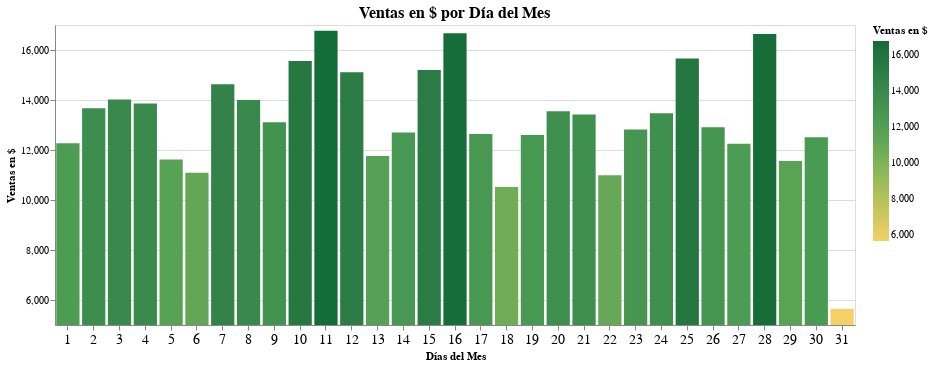

This figure's notebook cell:
### Code cell
barras = alt.Chart(df_ventas_ag).mark_bar().encode(
                x=alt.X('dia_mes:O', title='Días del Mes', axis = alt.Axis(labelAngle=0, labelFontSize=14)),
                y=alt.Y('sum(monto_dolar):Q', title = 'Ventas en $', scale=alt.Scale(zero=False), 
                  axis = alt.Axis(grid=True, titleAnchor='middle', titleAngle = 270, labelFontSize=10)),
                color=alt.Color(
                    'sum(monto_dolar):Q', scale=alt.Scale(scheme='goldgreen'), title='Ventas en $'),
                tooltip=[
                    alt.Tooltip('dia_mes:O', title='Día'),
                    alt.Tooltip('sum(monto_dolar):Q', title='Ventas en $')],
                ).properties(title='Ventas en $ por Día del Mes',
                             width=800, 
                             height=300
                ).configure_title(
                    fontSize = 16,
                    anchor = 'middle'
                ).interactive()
barras

### Figure 1 — Vega-Lite specification as saved in the notebook (floating-point values rounded to 4 significant figures; data arrays with more than 128 entries replaced by an {"elided": "..."} marker saying what was removed)
{"config": {"view": {"continuousWidth": 400, "continuousHeight": 300}, "title": {"anchor": "middle", "fontSize": 16}}, "data": {"name": "data-9c31a42bfb223f0e664bbf049864311d"}, "mark": "bar", "encoding": {"color": {"aggregate": "sum", "field": "monto_dolar", "scale": {"scheme": "goldgreen"}, "title": "Ventas en $", "type": "quantitative"}, "tooltip": [{"field": "dia_mes", "title": "Día", "type": "ordinal"}, {"aggregate": "sum", "field": "monto_dolar", "title": "Ventas en $", "type": "quantitative"}], "x": {"axis": {"labelAngle": 0, "labelFontSize": 14}, "field": "dia_mes", "title": "Días del Mes", "type": "ordinal"}, "y": {"aggregate": "sum", "axis": {"grid": true, "labelFontSize": 10, "titleAnchor": "middle", "titleAngle": 270}, "field": "monto_dolar", "scale": {"zero": false}, "title": "Ventas en $", "type": "quantitative"}}, "height": 300, "selection": {"selector004": {"type": "interval", "bind": "scales", "encodings": ["x", "y"]}}, "title": "Ventas en $ por Día del Mes", "width": 800, "$schema": "https://vega.github.io/schema/vega-lite/v4.17.0.json", "datasets": {"data-9c31a42bfb223f0e664bbf049864311d": {"elided": "602 records"}}}
